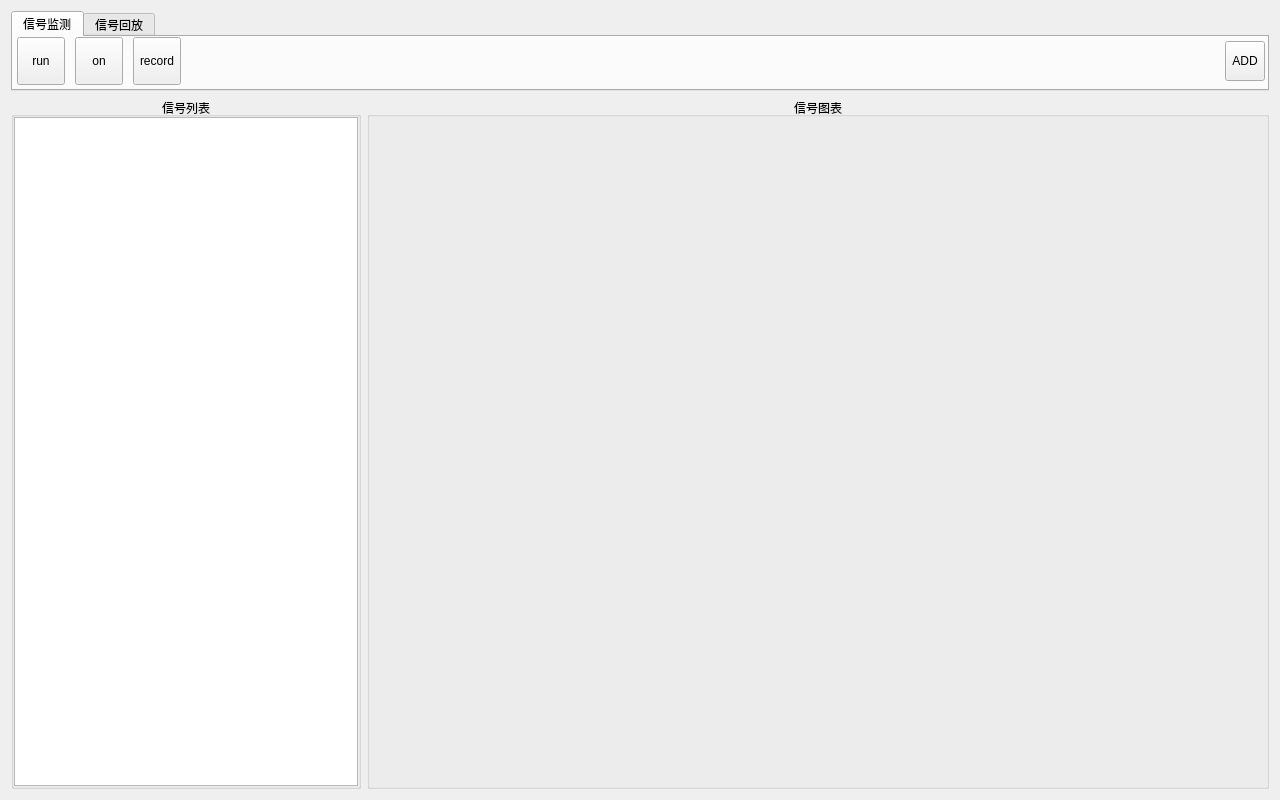
<?xml version="1.0" encoding="UTF-8"?>
<ui version="4.0">
 <class>MonitorDialog</class>
 <widget class="QDialog" name="MonitorDialog">
  <property name="geometry">
   <rect>
    <x>0</x>
    <y>0</y>
    <width>1280</width>
    <height>800</height>
   </rect>
  </property>
  <property name="windowTitle">
   <string>MonitorDialog</string>
  </property>
  <layout class="QVBoxLayout" name="verticalLayout_3">
   <item>
    <widget class="QTabWidget" name="tabWidget">
     <property name="maximumSize">
      <size>
       <width>16777215</width>
       <height>80</height>
      </size>
     </property>
     <property name="currentIndex">
      <number>0</number>
     </property>
     <widget class="QWidget" name="tab">
      <attribute name="title">
       <string>信号监测</string>
      </attribute>
      <widget class="QToolButton" name="btn_monitor_stop">
       <property name="geometry">
        <rect>
         <x>62</x>
         <y>0</y>
         <width>48</width>
         <height>48</height>
        </rect>
       </property>
       <property name="toolTip">
        <string>stop</string>
       </property>
       <property name="text">
        <string>on</string>
       </property>
       <property name="icon">
        <iconset resource="../image.qrc">
         <normaloff>:/res/stop.png</normaloff>:/res/stop.png</iconset>
       </property>
       <property name="iconSize">
        <size>
         <width>40</width>
         <height>40</height>
        </size>
       </property>
      </widget>
      <widget class="QToolButton" name="btn_monitor_start">
       <property name="geometry">
        <rect>
         <x>4</x>
         <y>0</y>
         <width>48</width>
         <height>48</height>
        </rect>
       </property>
       <property name="toolTip">
        <string>start</string>
       </property>
       <property name="text">
        <string>run</string>
       </property>
       <property name="icon">
        <iconset resource="../image.qrc">
         <normaloff>:/res/Run_24.png</normaloff>:/res/Run_24.png</iconset>
       </property>
       <property name="iconSize">
        <size>
         <width>40</width>
         <height>40</height>
        </size>
       </property>
       <property name="checkable">
        <bool>false</bool>
       </property>
      </widget>
      <widget class="QToolButton" name="btn_monitor_record">
       <property name="geometry">
        <rect>
         <x>120</x>
         <y>0</y>
         <width>48</width>
         <height>48</height>
        </rect>
       </property>
       <property name="toolTip">
        <string>signal record</string>
       </property>
       <property name="statusTip">
        <string/>
       </property>
       <property name="whatsThis">
        <string/>
       </property>
       <property name="text">
        <string>record</string>
       </property>
       <property name="icon">
        <iconset resource="../image.qrc">
         <normaloff>:/res/Save.png</normaloff>:/res/Save.png</iconset>
       </property>
       <property name="iconSize">
        <size>
         <width>40</width>
         <height>40</height>
        </size>
       </property>
       <property name="checkable">
        <bool>false</bool>
       </property>
      </widget>
      <widget class="QToolButton" name="btn_add">
       <property name="geometry">
        <rect>
         <x>1212</x>
         <y>4</y>
         <width>40</width>
         <height>40</height>
        </rect>
       </property>
       <property name="text">
        <string>ADD</string>
       </property>
       <property name="icon">
        <iconset resource="../image.qrc">
         <normaloff>:/res/New_24.png</normaloff>:/res/New_24.png</iconset>
       </property>
       <property name="toolButtonStyle">
        <enum>Qt::ToolButtonTextUnderIcon</enum>
       </property>
      </widget>
     </widget>
     <widget class="QWidget" name="tab_2">
      <attribute name="title">
       <string>信号回放</string>
      </attribute>
      <widget class="QToolButton" name="btn_replay_start">
       <property name="enabled">
        <bool>true</bool>
       </property>
       <property name="geometry">
        <rect>
         <x>4</x>
         <y>0</y>
         <width>48</width>
         <height>47</height>
        </rect>
       </property>
       <property name="sizePolicy">
        <sizepolicy hsizetype="Fixed" vsizetype="Fixed">
         <horstretch>0</horstretch>
         <verstretch>0</verstretch>
        </sizepolicy>
       </property>
       <property name="toolTip">
        <string>开始</string>
       </property>
       <property name="text">
        <string>replay</string>
       </property>
       <property name="icon">
        <iconset resource="../image.qrc">
         <normaloff>:/res/replay.png</normaloff>:/res/replay.png</iconset>
       </property>
       <property name="iconSize">
        <size>
         <width>40</width>
         <height>40</height>
        </size>
       </property>
       <property name="checkable">
        <bool>false</bool>
       </property>
       <property name="checked">
        <bool>false</bool>
       </property>
       <property name="autoRepeat">
        <bool>false</bool>
       </property>
       <property name="autoExclusive">
        <bool>false</bool>
       </property>
       <property name="autoRepeatDelay">
        <number>300</number>
       </property>
       <property name="toolButtonStyle">
        <enum>Qt::ToolButtonIconOnly</enum>
       </property>
       <property name="autoRaise">
        <bool>false</bool>
       </property>
       <property name="arrowType">
        <enum>Qt::NoArrow</enum>
       </property>
      </widget>
      <widget class="QToolButton" name="btn_replay_open">
       <property name="geometry">
        <rect>
         <x>60</x>
         <y>0</y>
         <width>48</width>
         <height>47</height>
        </rect>
       </property>
       <property name="toolTip">
        <string>打开文件</string>
       </property>
       <property name="text">
        <string>Save</string>
       </property>
       <property name="icon">
        <iconset resource="../image.qrc">
         <normaloff>:/res/Open.png</normaloff>:/res/Open.png</iconset>
       </property>
       <property name="iconSize">
        <size>
         <width>40</width>
         <height>40</height>
        </size>
       </property>
      </widget>
     </widget>
    </widget>
   </item>
   <item>
    <layout class="QHBoxLayout" name="horizontalLayout">
     <property name="sizeConstraint">
      <enum>QLayout::SetDefaultConstraint</enum>
     </property>
     <item>
      <widget class="QGroupBox" name="groupBox">
       <property name="maximumSize">
        <size>
         <width>350</width>
         <height>16777215</height>
        </size>
       </property>
       <property name="title">
        <string>信号列表</string>
       </property>
       <property name="alignment">
        <set>Qt::AlignCenter</set>
       </property>
       <layout class="QVBoxLayout" name="verticalLayout">
        <property name="spacing">
         <number>2</number>
        </property>
        <property name="leftMargin">
         <number>0</number>
        </property>
        <property name="topMargin">
         <number>0</number>
        </property>
        <property name="rightMargin">
         <number>0</number>
        </property>
        <property name="bottomMargin">
         <number>0</number>
        </property>
        <item>
         <widget class="QTableWidget" name="tableWidget"/>
        </item>
       </layout>
      </widget>
     </item>
     <item>
      <widget class="QGroupBox" name="groupBox_2">
       <property name="sizePolicy">
        <sizepolicy hsizetype="Expanding" vsizetype="Expanding">
         <horstretch>0</horstretch>
         <verstretch>0</verstretch>
        </sizepolicy>
       </property>
       <property name="title">
        <string>信号图表</string>
       </property>
       <property name="alignment">
        <set>Qt::AlignCenter</set>
       </property>
       <layout class="QHBoxLayout" name="horizontalLayout_2">
        <property name="spacing">
         <number>2</number>
        </property>
        <property name="leftMargin">
         <number>0</number>
        </property>
        <property name="topMargin">
         <number>0</number>
        </property>
        <property name="rightMargin">
         <number>0</number>
        </property>
        <property name="bottomMargin">
         <number>0</number>
        </property>
        <item>
         <layout class="QVBoxLayout" name="verticalLayout_2">
          <property name="spacing">
           <number>0</number>
          </property>
          <property name="sizeConstraint">
           <enum>QLayout::SetDefaultConstraint</enum>
          </property>
         </layout>
        </item>
       </layout>
      </widget>
     </item>
    </layout>
   </item>
  </layout>
 </widget>
 <resources>
  <include location="../image.qrc"/>
 </resources>
 <connections/>
</ui>
